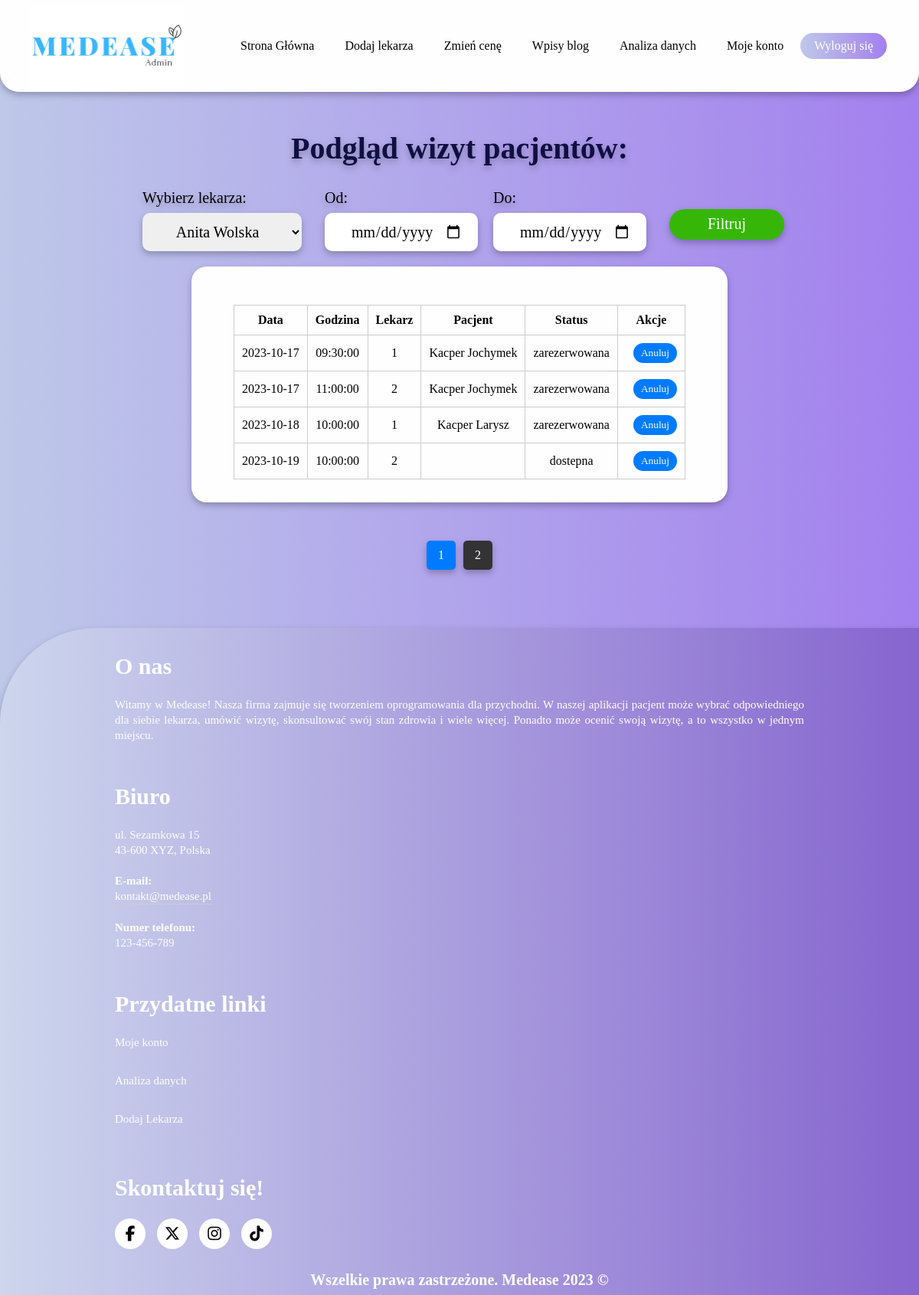
The page /adminSite/adminLookVisit.php (signed in) on the database as committed earlier.
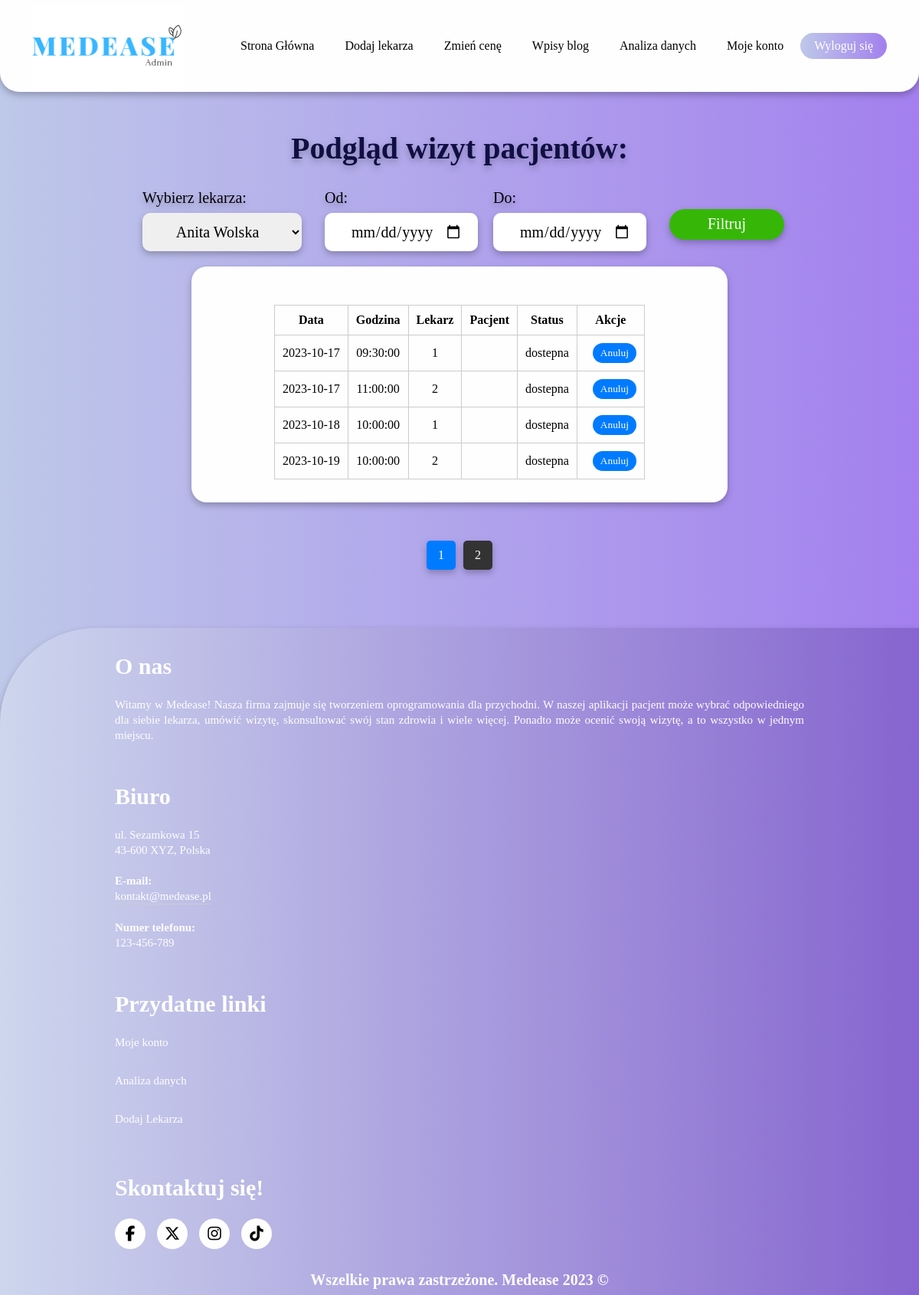
The same page on the database as committed later.
### tables this page shows
CREATE TABLE `wizyty` (
  `id` int(11) NOT NULL AUTO_INCREMENT,
  `data_wizyty` date NOT NULL,
  `available_hour` time NOT NULL,
  `doctor_id` varchar(255) NOT NULL,
  `status_wizyty` enum('dostepna','zarezerwowana','anulowana') NOT NULL DEFAULT 'dostepna',
  PRIMARY KEY (`id`)
);

CREATE TABLE `pacjenci` (
  `id` int(11) NOT NULL AUTO_INCREMENT,
  `id_pacjenta` varchar(255) NOT NULL,
  `wiek` int(11) NOT NULL,
  `pesel` int(20) NOT NULL,
  `miasto` varchar(255) NOT NULL,
  `województwo` varchar(255) NOT NULL,
  `adres_email` varchar(255) NOT NULL,
  PRIMARY KEY (`id`)
);

### adminSite/adminLookVisit.php (the view, shortened to what this page needs)
<?php
require '../Logowanie/config.php';
if (isset($_POST['filter-btn'])) {
    $start_date = $_POST['start_date'];
    $end_date = $_POST['end_date'];
    $doctor_id = isset($_POST['doctor_id']) ? $conn->real_escape_string($_POST['doctor_id']) : null;
    $sql = "SELECT wizyty.id, wizyty.data_wizyty, wizyty.available_hour, wizyty.doctor_id,
            pacjenci.id_pacjenta, wizyty.status_wizyty
            FROM wizyty
            LEFT JOIN dostepnosc ON wizyty.id = dostepnosc.id_wizyty
            LEFT JOIN pacjenci ON dostepnosc.id_pacjenta = pacjenci.id
            WHERE wizyty.data_wizyty BETWEEN '$start_date' AND '$end_date'";
    if (!is_null($doctor_id)) {
        $sql .= " AND wizyty.doctor_id = '$doctor_id'";
    }
} else {
    $sql = "SELECT wizyty.id, wizyty.data_wizyty, wizyty.available_hour, wizyty.doctor_id,
            pacjenci.id_pacjenta, wizyty.status_wizyty
            FROM wizyty
            LEFT JOIN dostepnosc ON wizyty.id = dostepnosc.id_wizyty
            LEFT JOIN pacjenci ON dostepnosc.id_pacjenta = pacjenci.id";
}
$countQuery = "SELECT COUNT(*) as total FROM ($sql) as countTable";
$countResult = $conn->query($countQuery);
$countRow = $countResult->fetch_assoc();
$totalRecords = $countRow['total'];
$records_per_page = 4;
$page = isset($_GET['page']) ? $_GET['page'] : 1;
$offset = ($page - 1) * $records_per_page;
$sql .= " LIMIT $offset, $records_per_page";
$result = $conn->query($sql);
?>
<!DOCTYPE html>
<html lang="en">
<head>
    <link rel="stylesheet" href="/style.css">
</head>
<body>
    <header>
        <div class="logo">
            <a href="/indexLogged.php"> <img src="/images/medease_admin.png"></a>
        </div>
        <nav>
            <ul>
                <li>
                    <a href="/indexLogged.php">Strona Główna</a>
                </li>
                <li>
                    <a href="/adminSite/addingDoctor.php">Dodaj lekarza</a>
                </li>
                <li>
                    <a href="/adminSite/addingPrice.php">Zmień cenę</a>
                </li>
                <li>
                    <a href="/adminSite/addingBlog.php">Wpisy blog</a>
                </li>
                <li>
                    <a href="dataAnalysis.php">Analiza danych</a>
                </li>
                <li>
                    <a href="/adminSite/adminAccount.php">Moje konto</a>
                </li>
                <li>
                    <a href="/Logowanie/logout.php" class="active">Wyloguj się</a>
                </li>
            </ul>
        </nav>
    </header>
    <div class="wysoko_adminLook">
        <p class="lekarz-wybierz">Podgląd wizyt pacjentów:</p>
        <div class="lookUsers">
            <form method="post" class="lookVis">
                <div class="slct-wrapper">
                    <p>Wybierz lekarza:</p>
                    <select name="doctor_id" id="doctor_id" class="wybor_lekarza">
                        <?php
                        $doctor_query = "SELECT imienazwisko FROM doctors";
                        $doctor_result = $conn->query($doctor_query);
                        while ($row = $doctor_result->fetch_assoc()) {
                            echo "<option value='" . $row['imienazwisko'] . "'>" . $row['imienazwisko'] . "</option>";
                        }
                        ?>
                    </select>
                </div>
                <div class="slct-wrapper">
                    <p>Od:</p>
                    <input type="date" name="start_date" placeholder="Data początkowa">
                </div>
                <div class="slct-wrapper">
                    <p>Do:</p>
                    <input type="date" name="end_date" placeholder="Data końcowa">
                </div>
                <button type="submit" class="filtruj" name="filter-btn">Filtruj</button>
            </form>
            <div class="vtableUsers">
                <?php
                if ($result->num_rows > 0) {
                    echo '<div class="tble-cennik">';
                    echo '<table>';
                    echo '<thead>';
                    echo '<tr>';
                    echo '<th>Data</th>';
                    echo '<th>Godzina</th>';
                    echo '<th>Lekarz</th>';
                    echo '<th>Pacjent</th>';
                    echo '<th>Status</th>';
                    echo '<th>Akcje</th>';
                    echo '</tr>';
                    echo '</thead>';
                    echo '<tbody>';
                    while ($row = $result->fetch_assoc()) {
                        echo '<tr>';
                        echo '<td>' . $row["data_wizyty"] . '</td>';
                        echo '<td>' . $row["available_hour"] . '</td>';
                        echo '<td>' . $row["doctor_id"] . '</td>';
                        echo '<td>' . $row["id_pacjenta"] . '</td>';
                        echo '<td>' . $row["status_wizyty"] . '</td>';
                        echo '<td>';
                        echo '<button type="submit" class="edit-btn" name="anuluj_wizyte">Anuluj</button>';
                        echo '</td>';
                        echo '</tr>';
                    }
                    echo '</tbody>';
                    echo '</table>';
                    echo '</div>';
                } else {
                    echo "Brak danych do wyświetlenia.";
                }
                ?>
            </div>
            <?php
            echo '<div class="pagination">';
            for ($i = 1; $i <= ceil($totalRecords / $records_per_page); $i++) {
                $active_class = ($i == $page) ? 'active' : '';
                echo '<a class="' . $active_class . '" href="?page=' . $i . '">' . $i . '</a>';
            }
            echo '</div>';
            ?>
        </div>
    </div>
    <footer>
        <div class="foo">
            <div class="col-1">
                <h1>O nas</h1>
                <p class="footer-text">Witamy w Medease! Nasza firma zajmuje się tworzeniem oprogramowania dla przychodni. W naszej aplikacji pacjent może wybrać odpowiedniego dla siebie lekarza, umówić wizytę, skonsultować
                    swój stan zdrowia i wiele więcej. Ponadto może ocenić swoją wizytę, a to wszystko w jednym miejscu.</p>
            </div>
            <div class="col-1">
                <h1>Biuro</h1>
                <p class="footer-text">ul. Sezamkowa 15</p>
                <p>43-600 XYZ, Polska</p>
                <p class="email-id"><b>E-mail:</b> <br> kontakt@medease.pl</p>
                <p><b>Numer telefonu: </b> <br> 123-456-789</p>
            </div>
            <div class="col-1">
                <h1>Przydatne linki</h1>
                <ul>
                    <li><a href="/adminSite/adminAccount.php">Moje konto</a></li>
                    <li><a href="/adminSite/dataAnalysis.php">Analiza danych</a></li>
                    <li><a href="/adminSite/addingDoctor.php">Dodaj Lekarza</a></li>
                </ul>
            </div>
            <div class="col-1">
                <h1>Skontaktuj się!</h1>
                <div class="sociale">
                    <a href="https://www.facebook.com/">
                        <div class="circle"><i class="fa-brands fa-facebook-f"></i></div>
                    </a>
                    <a href="https://twitter.com/">
                        <div class="circle"><i class="fa-brands fa-x-twitter"></i></div>
                    </a>
                    <a href="https://instagram.com/">
                        <div class="circle"><i class="fa-brands fa-instagram"></i></div>
                    </a>
                    <a href="https://tiktok.com/">
                        <div class="circle"><i class="fa-brands fa-tiktok"></i></div>
                    </a>
                </div>
            </div>
        </div>
        <p class="copyright"> Wszelkie prawa zastrzeżone. Medease 2023 ©</p>
    </footer>
</body>
</html>

### style.css (style rules this page uses)
* { padding: 0; margin: 0; box-sizing: border-box; font-family: 'Poppins'; list-style: none; text-decoration: none; }
body { background: linear-gradient(to right, #BEC8E9, #a380ee); filter: drop-shadow(0px 4px 4px rgba(0, 0, 0, 0.25)); }
img { width: 100%; }
header { width: 100%; height: 120px; background: #fefefe; display: flex; align-items: center; justify-content: space-between; padding: 0 40px; border-radius: 0 0 25px 25px; margin: 0 auto; }
.logo { width: 200px; margin-top: 8px; }
nav ul { display: flex; }
nav ul li a { color: black; display: block; margin: 0 2px; font-weight: 0; padding: 8px 18px; transition: 0.2s; border-radius: 30px; }
nav ul li a.active { background: linear-gradient(to right, #BEC8E9, #a380ee); color: white; }
footer { width: 100%; position: absolute; bottom: 0; background: linear-gradient(to right, #cdd6ed, #8665cf); color: #fefefe; padding: 10px 0; border-top-left-radius: 125px; font-size: 15px; line-height: 20px; }
.foo { width: 80%; margin: auto; display: flex; flex-wrap: wrap; align-items: flex-start; justify-content: space-between; }
.col-1 { flex-basis: 25%; padding: 30px; }
.email-id { width: fit-content; border-bottom: 1px solid #ccc; margin: 20px 0; }
.col-1 ul li { margin-top: 30px; list-style: none; margin-bottom: 10px; }
.col-1 ul li a { text-decoration: none; color: #fefefe; }
.sociale { margin-top: 30px; display: flex; align-items: center; }
.sociale .circle { font-size: 20px; color: #000; background: #fefefe; width: 40px; height: 40px; border-radius: 50%; text-align: center; line-height: 40px; margin-right: 15px; cursor: pointer; }
.copyright { font-size: 20px; text-align: center; font-weight: 700; }
.footer-text { margin-top: 30px; text-align: justify; }
.lekarz-wybierz { text-align: center; margin-top: 50px; font-size: 40px; font-weight: 600; color: #100F42; }
.wybor_lekarza { margin-right: 10px; border: none; text-align: center; height: 50px; padding: 10px; font-size: 20px; border-radius: 10px; }
.slct-wrapper { text-align: justify; margin: 0 10px; }
.slct-wrapper p { margin-top: 10px; font-size: 18px; margin-bottom: 8px; }
.pagination { display: flex; justify-content: center; margin-top: 50px; }
.pagination a { display: block; padding: 10px 15px; margin: 0 5px; background-color: #333; color: #fff; text-decoration: none; border-radius: 5px; }
.pagination a.active { background-color: #007BFF; }
.wysoko_adminLook { display: flex; flex-direction: column; align-items: center; text-align: center; justify-content: flex-start; height: 1020px; }
.vtableUsers { display: flex; align-items: center; justify-content: center; background: #fefefe; padding: 20px; width: 700px; border-radius: 20px; margin: auto; }
.filtruj { width: 150px; height: 40px; margin-top: 20px; margin-left: 20px; color: #fefefe; font-size: 20px; border: none; border-radius: 20px; background-color: #36b707; cursor: pointer; }
.lookVis { margin-top: 20px; margin-bottom: 30px; display: flex; flex-direction: row; align-items: center; text-align: center; }
.lookVis p { font-size: 20px; }
.lookVis input { border-radius: 10px; font-size: 20px; height: 50px; width: 200px; padding: 20px; text-align: center; border: none; }
.tble-hpracy table th, td { padding: 10px; border: 1px solid #ccc; text-align: center; }
.tble-cennik { background: #fefefe; border-radius: 20px; width: auto; padding: 10px; margin-top: 20px; }
.tble-cennik table { width: 100%; border-collapse: collapse; }
.tble-cennik table th, td { padding: 10px; border: 1px solid #ccc; text-align: center; }
.tble-cennik .edit-btn, .delete-btn { background-color: #007BFF; border-radius: 20px; color: #fff; border: none; padding: 5px 10px; cursor: pointer; margin-left: 10px; transition: background-color 0.3s; }
@media (max-width: 1500px) { .wysoko_adminLook { height: 700px; } }
@media (max-width: 1500px) { footer { bottom: unset; } }
@media (max-width: 1500px) { .col-1 { flex-basis: 100%; } }

Rows that differ between the two databases and show on the page:
changed wizyty (number 1 of 4 on the later page): status_wizyty "zarezerwowana" → "dostepna"; pacjenci.id_pacjenta "Kacper Jochymek" → (not shown)
changed wizyty (number 2 of 4 on the later page): status_wizyty "zarezerwowana" → "dostepna"; pacjenci.id_pacjenta "Kacper Jochymek" → (not shown)
changed wizyty (number 3 of 4 on the later page): status_wizyty "zarezerwowana" → "dostepna"; pacjenci.id_pacjenta "Kacper Larysz" → (not shown)
